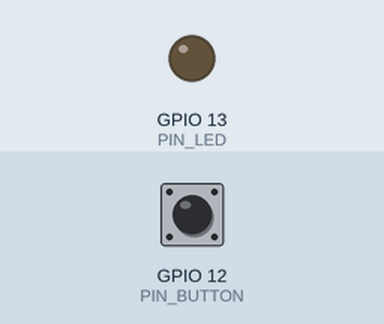
Bench run of a sketch on a simulated ESP32. Shown: output pins drawn as LEDs (lit = HIGH). The test bench sets the inputs (shaded band); at power-on: GPIO 12 (PIN_BUTTON) LOW.

Above: at 1.2 s.
1.3 s: GPIO 12 (PIN_BUTTON) pulled HIGH for 0.15 s
At 1.37 s:
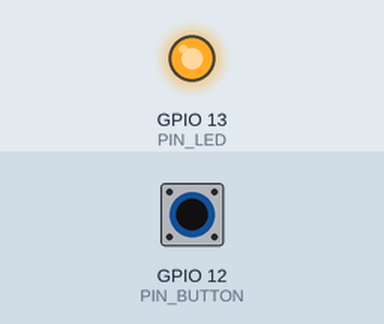
2.9 s: GPIO 12 (PIN_BUTTON) pulled HIGH for 3.2 s
At 6.9 s:
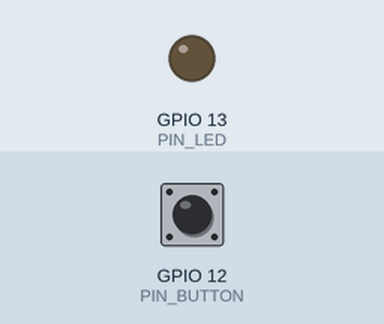
Timing chart, 0 to 8.4 s (numbered marks = the images above; inputs shaded):
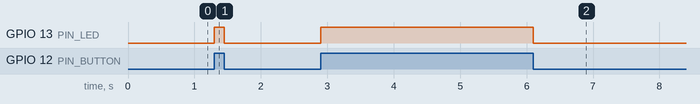

The sketch:

main.ino
```cpp
/*
* This simple setting shows up a button press and when this
* button has been pressed, then any actor, like a LED turns on,
* as long as, this button is still pressed.
*
* For the used ESP32, the button response pin (HIGH or LOW only)
* is connected to pin 12, whereas on pin 13 a digtial output pin
* to the LED has been set up.
*
* NOTE:
* any incoming signal, like a button, can be set up with:
* INPUT, INPUT_PULLUP and INPUT_PULLDOWN
*
* For this ESP32 these known pins can NOT handle INPUT_PULLUP | INPUT_PULLDOWN:
* 34, 35, 32, 33
* => These are toggle pins, which are usually in use for sensor data and those
*    pins may switch an incoming signal, even there's no device connected, many times
*    in a second randomly with a HIGH or LOW signal. Furthermore, if those pins are in use
*    with a button, then an external pullup or pulldown setup must be done by your own.
*
* this setup requires:
* - 1 actor, like a LED
* - 1 button (no matter, if this button has 2 or 4 pins)
* - 1 10k ohm resistor (recommended for the button)
* - 1 220 ohm resistor for the LED
*/

#define PIN_BUTTON        12
#define PIN_LED           13

void setup() {
  pinMode(PIN_LED, OUTPUT);
  pinMode(PIN_BUTTON, INPUT);         // one of three ways
}

void loop() {
  digitalWrite(PIN_LED, digitalRead(PIN_BUTTON));
}
```

Measured:
- after the input at 1.3 s, GPIO 13 (PIN_LED): LOW → HIGH at once, → LOW 0.15 s later
- after the input at 2.9 s, GPIO 13 (PIN_LED): LOW → HIGH at once, → LOW 3.2 s later
